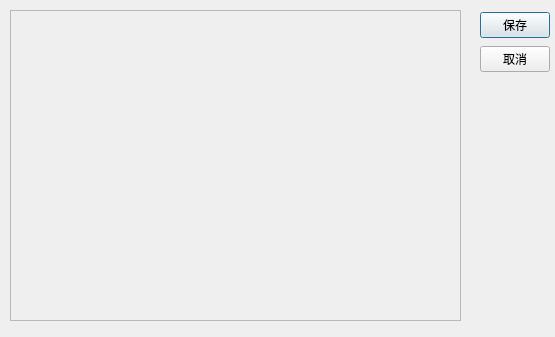
<?xml version="1.0" encoding="UTF-8"?>
<ui version="4.0">
 <class>SGEditorModal</class>
 <widget class="QDialog" name="SGEditorModal">
  <property name="geometry">
   <rect>
    <x>0</x>
    <y>0</y>
    <width>555</width>
    <height>337</height>
   </rect>
  </property>
  <property name="windowTitle">
   <string>Dialog</string>
  </property>
  <widget class="QWidget" name="verticalLayoutWidget_2">
   <property name="geometry">
    <rect>
     <x>480</x>
     <y>10</y>
     <width>59</width>
     <height>66</height>
    </rect>
   </property>
   <layout class="QVBoxLayout" name="v2">
    <property name="sizeConstraint">
     <enum>QLayout::SetMinimumSize</enum>
    </property>
    <item>
     <widget class="QPushButton" name="btnSave">
      <property name="maximumSize">
       <size>
        <width>70</width>
        <height>16777215</height>
       </size>
      </property>
      <property name="text">
       <string>保存</string>
      </property>
     </widget>
    </item>
    <item>
     <widget class="QPushButton" name="btnCancel">
      <property name="maximumSize">
       <size>
        <width>70</width>
        <height>16777215</height>
       </size>
      </property>
      <property name="text">
       <string>取消</string>
      </property>
     </widget>
    </item>
   </layout>
  </widget>
  <widget class="QScrollArea" name="scrollArea">
   <property name="geometry">
    <rect>
     <x>10</x>
     <y>10</y>
     <width>451</width>
     <height>311</height>
    </rect>
   </property>
   <property name="widgetResizable">
    <bool>true</bool>
   </property>
   <widget class="QWidget" name="scrollAreaWidgetContents">
    <property name="geometry">
     <rect>
      <x>0</x>
      <y>0</y>
      <width>449</width>
      <height>309</height>
     </rect>
    </property>
   </widget>
  </widget>
 </widget>
 <resources/>
 <connections/>
</ui>
